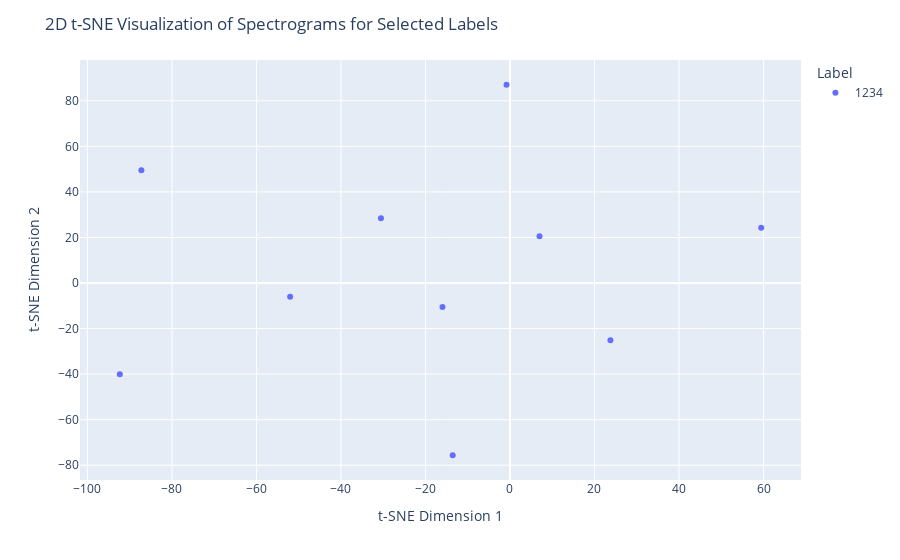

The code cell stored with this chart in its notebook:
### Markdown cell above
No evident patterns appear. However, if we observe that spectrograms encoding the same string of characters are distantly spaced in the visualization, it indicates that the t-SNE is not effectively capturing the relationships between similar targets.

### Code cell
# Labels to visualize
target_labels = ["1234"]  # Add labels as needed

# Data preparation
num_samples = len(psw_ds_train)
data = []
labels = []

for i in range(num_samples):
    spectrogram = psw_ds_train[i][0]  # Spectrogram
    label_tensor = psw_ds_train[i][1]  # Label as a PyTorch tensor
    label_str = ''.join(str(x) for x in label_tensor.tolist())  # Convert tensor to string

    if label_str in target_labels:
        data.append(spectrogram.flatten().numpy())
        labels.append(label_str)

# Only display if data is available
if data:
    data = np.array(data)  # Convert list to NumPy array

    # Adjust t-SNE perplexity based on the number of samples
    perplexity_value = min(5, len(data) - 1) if len(data) > 1 else 1

    # Apply t-SNE
    tsne = TSNE(n_components=2, random_state=42, perplexity=perplexity_value)
    data_transformed = tsne.fit_transform(data)

    # Create DataFrame for Plotly
    df = pd.DataFrame(data_transformed, columns=['Dimension 1', 'Dimension 2'])
    df['Label'] = labels

    # Interactive Plotly chart
    fig = px.scatter(df, x='Dimension 1', y='Dimension 2', color='Label', hover_data=['Label'])
    fig.update_layout(title='2D t-SNE Visualization of Spectrograms for Selected Labels',
                      xaxis_title='t-SNE Dimension 1', yaxis_title='t-SNE Dimension 2')
    fig.show()
else:
    print(f"No data found for the specified labels")

### Figure 1 — Plotly figure (JSON) as saved in the notebook; plotly's stock layout.template omitted (floating-point values rounded to 4 significant figures)
{"data": [{"customdata": [["1234"], ["1234"], ["1234"], ["1234"], ["1234"], ["1234"], ["1234"], ["1234"], ["1234"], ["1234"]], "hovertemplate": "Label=%{customdata[0]}<br>Dimension 1=%{x}<br>Dimension 2=%{y}<extra></extra>", "legendgroup": "1234", "marker": {"color": "#636efa", "symbol": "circle"}, "mode": "markers", "name": "1234", "orientation": "v", "showlegend": true, "type": "scatter", "x": [-30.54, 6.994, -52.03, -15.97, -13.55, 59.45, 23.77, -0.8165, -92.34, -87.23], "xaxis": "x", "y": [28.39, 20.53, -6.061, -10.56, -75.62, 24.29, -25.12, 87.04, -40.05, 49.48], "yaxis": "y"}], "layout": {"legend": {"title": {"text": "Label"}, "tracegroupgap": 0}, "margin": {"t": 60}, "title": {"text": "2D t-SNE Visualization of Spectrograms for Selected Labels"}, "xaxis": {"anchor": "y", "domain": [0, 1], "title": {"text": "t-SNE Dimension 1"}}, "yaxis": {"anchor": "x", "domain": [0, 1], "title": {"text": "t-SNE Dimension 2"}}}}
